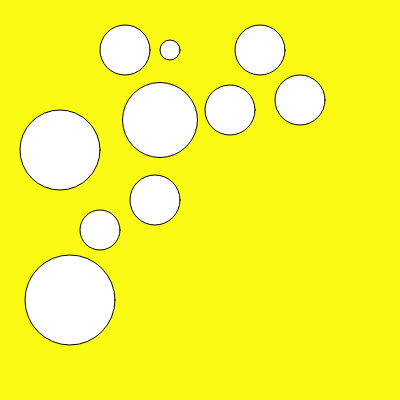
Frame 1 (no input)
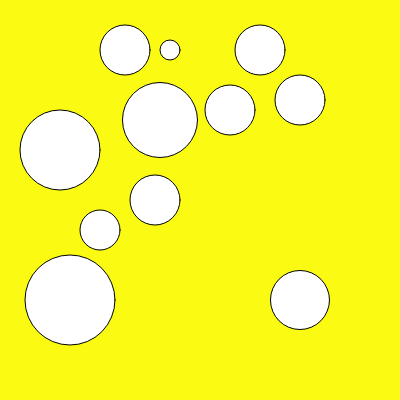
Frame 60 (no input)
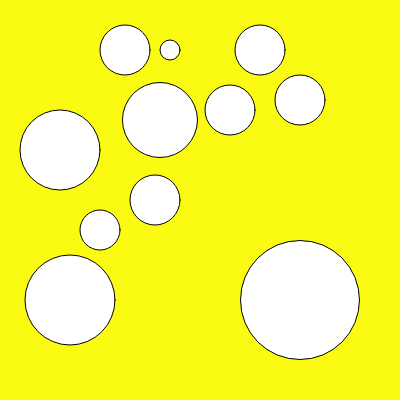
Frame 120 (the mouse pressed at the canvas centre since frame 60)

The p5.js sketch that drew these frames (run headless with seeded random() and noise() and a simulated clock; from frame 60 on, the mouse is pressed at the canvas centre):

// p5.js sketch
// ── sketch.js
let i = 0;

function setup() {
  createCanvas(400, 400);
}

function draw() {
    background(250,250,19);

  fill(500);
  circle (300, 300, i);


  fill (500);
 
 //someone got a bit hungry for the cheese//
  circle (60, 150 ,80);
  circle (155, 200, 50);
  circle (125, 50, 50);
  circle (170, 50, 20);
  circle (100, 230, 40);
  circle (260, 50, 50);
  circle (70, 300, 90);
  circle (160, 120, 75);
  circle (300, 100, 50);
  circle (230, 110, 50);

  i = i+1;
}
